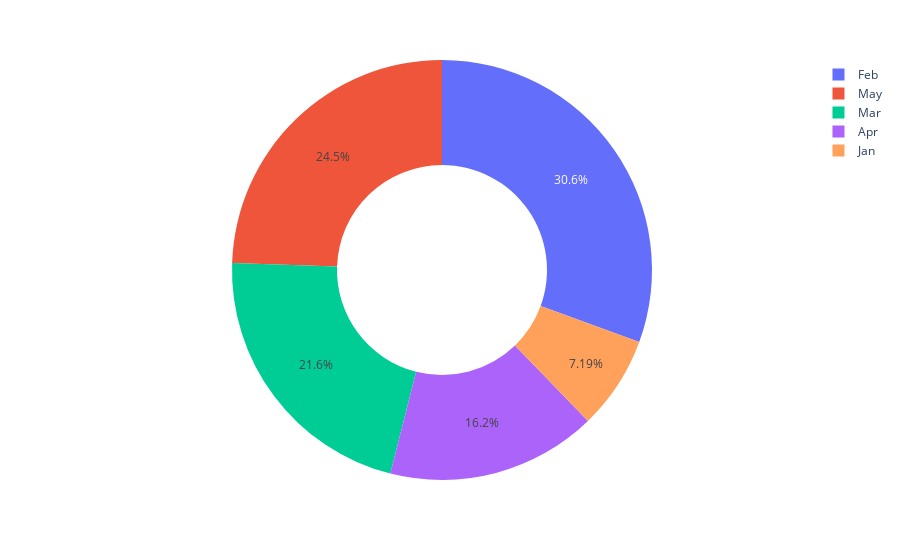

This figure's notebook cell:
### Code cell
px.pie(values=rainfall,
       names=labels,
       hole=.5) # for donut chart

### Figure 1 — Plotly figure (JSON) as saved in the notebook; plotly's stock layout.template omitted (floating-point values rounded to 4 significant figures)
{"data": [{"domain": {"x": [0, 1], "y": [0, 1]}, "hole": 0.5, "hovertemplate": "label=%{label}<br>value=%{value}<extra></extra>", "labels": ["Jan", "Feb", "Mar", "Apr", "May"], "legendgroup": "", "name": "", "showlegend": true, "type": "pie", "values": [20, 85, 60, 45, 68]}], "layout": {"legend": {"tracegroupgap": 0}, "margin": {"t": 60}}}
